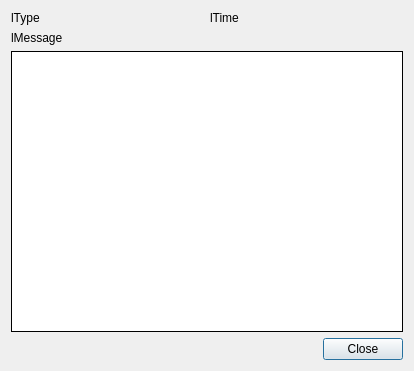
<?xml version="1.0" encoding="UTF-8"?>
<ui version="4.0">
 <class>CLogMessageShowDialog</class>
 <widget class="QDialog" name="CLogMessageShowDialog">
  <property name="geometry">
   <rect>
    <x>0</x>
    <y>0</y>
    <width>414</width>
    <height>371</height>
   </rect>
  </property>
  <property name="sizePolicy">
   <sizepolicy hsizetype="Preferred" vsizetype="Preferred">
    <horstretch>0</horstretch>
    <verstretch>0</verstretch>
   </sizepolicy>
  </property>
  <property name="windowTitle">
   <string>Log message show</string>
  </property>
  <layout class="QVBoxLayout" name="verticalLayout">
   <item>
    <layout class="QHBoxLayout" name="horizontalLayout_2">
     <item>
      <widget class="QLabel" name="lType">
       <property name="text">
        <string>lType</string>
       </property>
      </widget>
     </item>
     <item>
      <widget class="QLabel" name="lTime">
       <property name="text">
        <string>lTime</string>
       </property>
      </widget>
     </item>
    </layout>
   </item>
   <item>
    <widget class="QLabel" name="lMessage">
     <property name="text">
      <string>lMessage</string>
     </property>
    </widget>
   </item>
   <item>
    <widget class="QTextBrowser" name="tbAdvanced">
     <property name="frameShape">
      <enum>QFrame::Box</enum>
     </property>
     <property name="frameShadow">
      <enum>QFrame::Plain</enum>
     </property>
     <property name="tabChangesFocus">
      <bool>true</bool>
     </property>
    </widget>
   </item>
   <item>
    <layout class="QHBoxLayout" name="horizontalLayout">
     <item>
      <spacer name="horizontalSpacer">
       <property name="orientation">
        <enum>Qt::Horizontal</enum>
       </property>
       <property name="sizeHint" stdset="0">
        <size>
         <width>40</width>
         <height>20</height>
        </size>
       </property>
      </spacer>
     </item>
     <item>
      <widget class="QPushButton" name="pbClose">
       <property name="text">
        <string>Close</string>
       </property>
       <property name="icon">
        <iconset resource="../../../res/resources.qrc">
         <normaloff>:/icons/dialog-cancel.png</normaloff>:/icons/dialog-cancel.png</iconset>
       </property>
      </widget>
     </item>
    </layout>
   </item>
  </layout>
 </widget>
 <resources>
  <include location="../../../res/resources.qrc"/>
 </resources>
 <connections>
  <connection>
   <sender>pbClose</sender>
   <signal>clicked()</signal>
   <receiver>CLogMessageShowDialog</receiver>
   <slot>accept()</slot>
   <hints>
    <hint type="sourcelabel">
     <x>274</x>
     <y>290</y>
    </hint>
    <hint type="destinationlabel">
     <x>365</x>
     <y>255</y>
    </hint>
   </hints>
  </connection>
 </connections>
</ui>
